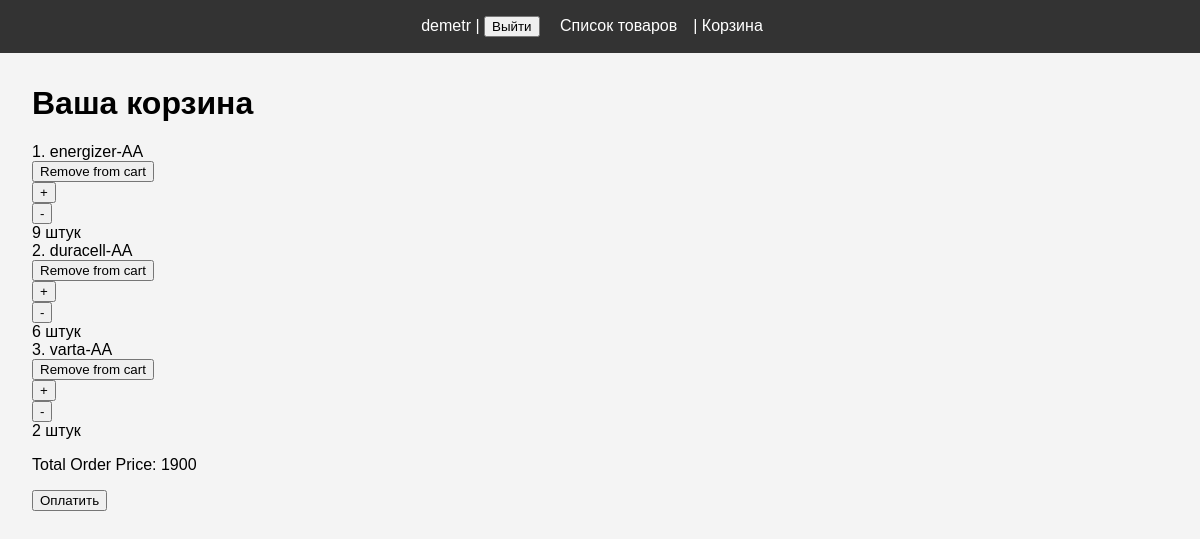
/cart/ (signed in), run on an earlier commit of the app's database.
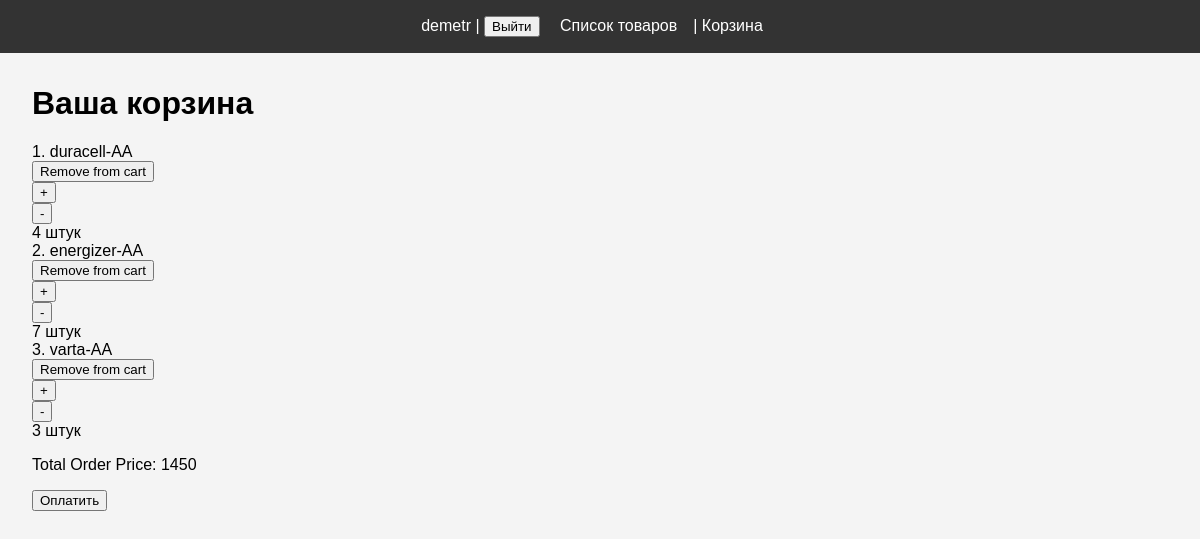
And on a later commit of the database.
### shopping/models.py (models this page shows, shortened)
class OrderItem(models.Model):
    order = models.ForeignKey(Order, on_delete=models.CASCADE, verbose_name='Заказ', related_name='items')
    product = models.ForeignKey(Product, on_delete=models.CASCADE, verbose_name='Товар')
    quantity = models.PositiveIntegerField(default=1, verbose_name='Количество')

### shopping/views.py (the view)
# urls.py: path('cart/', display_cart, name='display_cart'),
def display_cart(request):
    try:
        orderitems, total_order_price = get_order_details(request)
    except Http404:
        return render(request, 'empty_cart.html', {'message': 'Your cart is empty'})
    return render(request, 'cart_page.html',
                  {'orderitems': orderitems, 'total_order_price': total_order_price})

### shopping/models.py (called while the page is built)
    def get_total(self):
        return self.items.aggregate(total=Sum(F('product__price') * F('quantity')))['total'] or 0

### shopping/services/order_services.py (called while the page is built)
def get_order_details(request):
    if request.user.is_authenticated:
        order = get_object_or_404(Order.objects.filter(status=Order.CREATED).select_related('user'), user=request.user)
    else:
        order_key = request.session.session_key
        if not order_key:
            raise Http404
        order = get_object_or_404(Order.objects.filter(status=Order.CREATED), session_key=order_key)
    orderitems = order.items.select_related('product').values('id', 'product__id', 'product__name', 'product__price',
                                                              'quantity')
    total_order_price = order.get_total()
    return orderitems, total_order_price

### shopping/templates/cart_page.html
{% extends "base.html" %}
{% block content %}
{% include "actual_cart.html" %}
{% endblock %}

### templates/base.html (shortened to what this page needs)
{% load static %}
<!DOCTYPE html>
<html>
<head>
    <link rel="stylesheet" type="text/css" href="{% static 'css/style.css' %}">
</head>
<body hx-headers='{"X-CSRFToken": "{{ csrf_token }}"}'>
    <nav>
    <ul>
        {% include "navbar.html" %}
    </ul>
    </nav>
    <main>
        {% block content %}
        {% endblock %}
    </main>
</body>
</html>

### templates/navbar.html (shortened to what this page needs)
{% if user.is_authenticated %}
    <li class="last">
        {{ user.username }} |
        <form action="{% url 'logout' %}" method="post" style="display: inline;">
            <button type="submit">Выйти</button>
        </form>
    </li>
{% else %}
    <li class="last"><a href="{% url 'login' %}">Войти</a></li>|
    <li class="last"><a href="{% url 'register' %}">Регистрация</a></li>|
{% endif %}
    <li class="last"><a href="{% url 'display_products' %}">Список товаров</a></li>|
    <li class="last"><a href="{% url 'display_cart' %}">Корзина</a></li>

### shopping/templates/actual_cart.html (shortened to what this page needs)
<div id="cart">
    <h1>Ваша корзина</h1>
  {% for item in orderitems %}
    <div class="orderitem">
      <span class="order-counter">{{ forloop.counter }}.</span>
      <span class="product__name">{{ item.product__name  }}</span>
        <form class="remove-from-cart-form"
              hx-delete="{% url 'remove_from_cart' item.id %}"
              hx-trigger="submit"
              hx-target="#cart"
              hx-swap="innerHTML">
          <button type="submit" class="remove-from-cart-button">Remove from cart</button>
        </form>
        <form class="add-to-cart-form"
              hx-post="{% url 'add_product_to_cart_div' item.product__id %}"
              hx-trigger="submit"
              hx-target="#cart"
              hx-swap="innerHTML">
          <button type="submit" class="add-to-cart-button">+</button>
        </form>
        <form class="decrease-product-amount-form"
              hx-post="{% url 'decrease_product_cart_div' item.product__id %}"
              hx-trigger="submit"
              hx-target="#cart"
              hx-swap="innerHTML">
          <button type="submit" class="decrease-product-amount-form">-</button>
        </form>
      <span class="total_quantity ">{{ item.quantity }} штук</span>
    </div>
  {% endfor %}
  <p>Total Order Price: {{ total_order_price }}</p>
  <form action="{% url 'pay_for_order' %}" method="post" style="display: inline;">
      <button type="submit">Оплатить</button>
  </form>
</div>

### static/css/style.css (style rules this page uses)
body { font-family: Arial, sans-serif; margin: 0; padding: 0; background-color: #f4f4f4; }
nav { background-color: #333; color: #ffffff; overflow: hidden; padding: 1em 0; }
nav ul { list-style-type: none; margin: 0; padding: 0; text-align: center; }
nav li { display: inline; margin-right: 1em; }
nav li a { color: #ffffff; text-decoration: none; }
main { margin: 2em; }

What changed in the data, as far as the page shows it:
removed OrderItem: product__name "energizer-AA", quantity "9"
removed OrderItem: product__name "duracell-AA", quantity "6"
removed OrderItem: product__name "varta-AA", quantity "2"
added OrderItem: product__name "duracell-AA", quantity "4"
added OrderItem: product__name "energizer-AA", quantity "7"
added OrderItem: product__name "varta-AA", quantity "3"
Also different on the page:
{{ total_order_price }}: "1900" → "1450"
